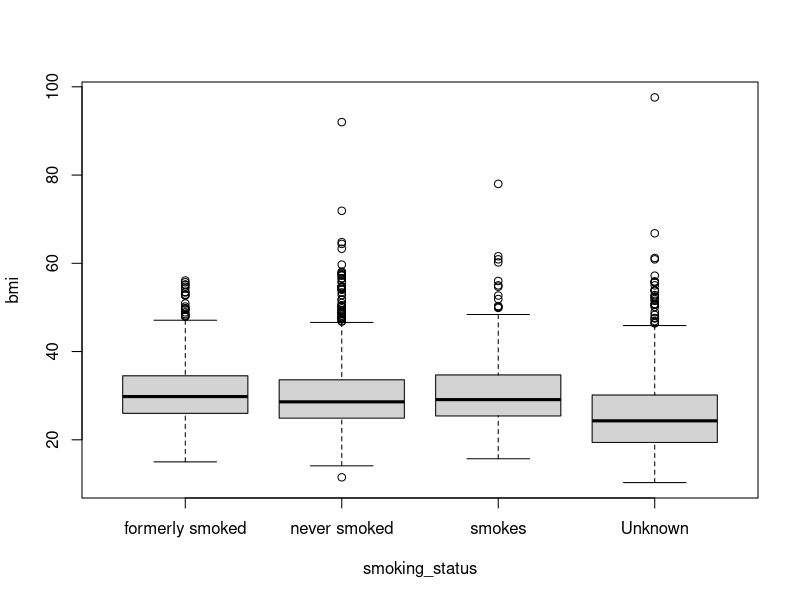

Write R code to recreate this figure. (Note: this script raises an error after producing the figure.)
## ---- chunk 1
knitr::opts_chunk$set(echo = TRUE)
## ---- chunk 2
data <- read.csv('healthcare-dataset-stroke-data.csv', sep = ',')
head(data)
# dim(data)
## ---- chunk 3
df <- data[,-c(1)]
## ---- chunk 4
df$gender <- ifelse(df$gender == "Other", NA, df$gender)
## ---- chunk 5
boxplot(bmi~smoking_status, data=df)
## ---- chunk 6
df$smoking_status <- ifelse(df$smoking_status == "Unknown", NA, df$smoking_status)
## ---- chunk 7
show_plot(inspect_na(df))
## ---- chunk 8
df <- na.omit(df)
show_plot(inspect_na(df))
## ---- chunk 9
show_plot(inspect_types(df))
## ---- chunk 10
df[,c(1, 3, 4, 5, 6, 7, 10, 11)] <- lapply(df[,c(1, 3, 4, 5, 6, 7, 10, 11)], factor)
summary(df)
## ---- chunk 11
df[2]<-lapply(df[2],function(x) round(x*12))
colnames(df)[2]  <- "months"  
summary(df)
## ---- chunk 12
show_plot(inspect_num(df))
## ---- chunk 13
df <- subset(df, bmi > 15 & bmi < 50)
summary(df)
## ---- chunk 14
df <- subset(df, avg_glucose_level< 225)
summary(df)
